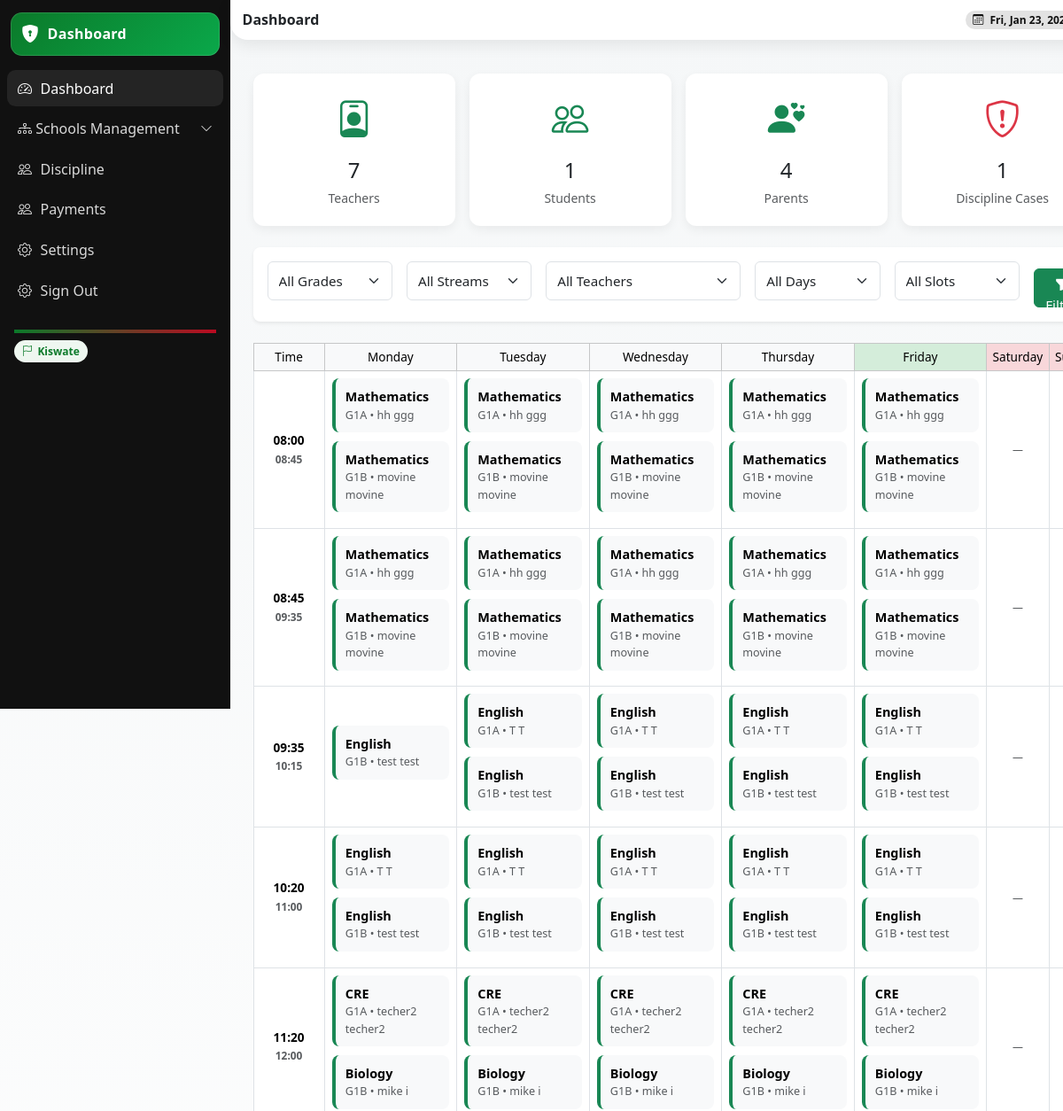
Page /dashboard/ (signed in, upper part) on the earlier database version.
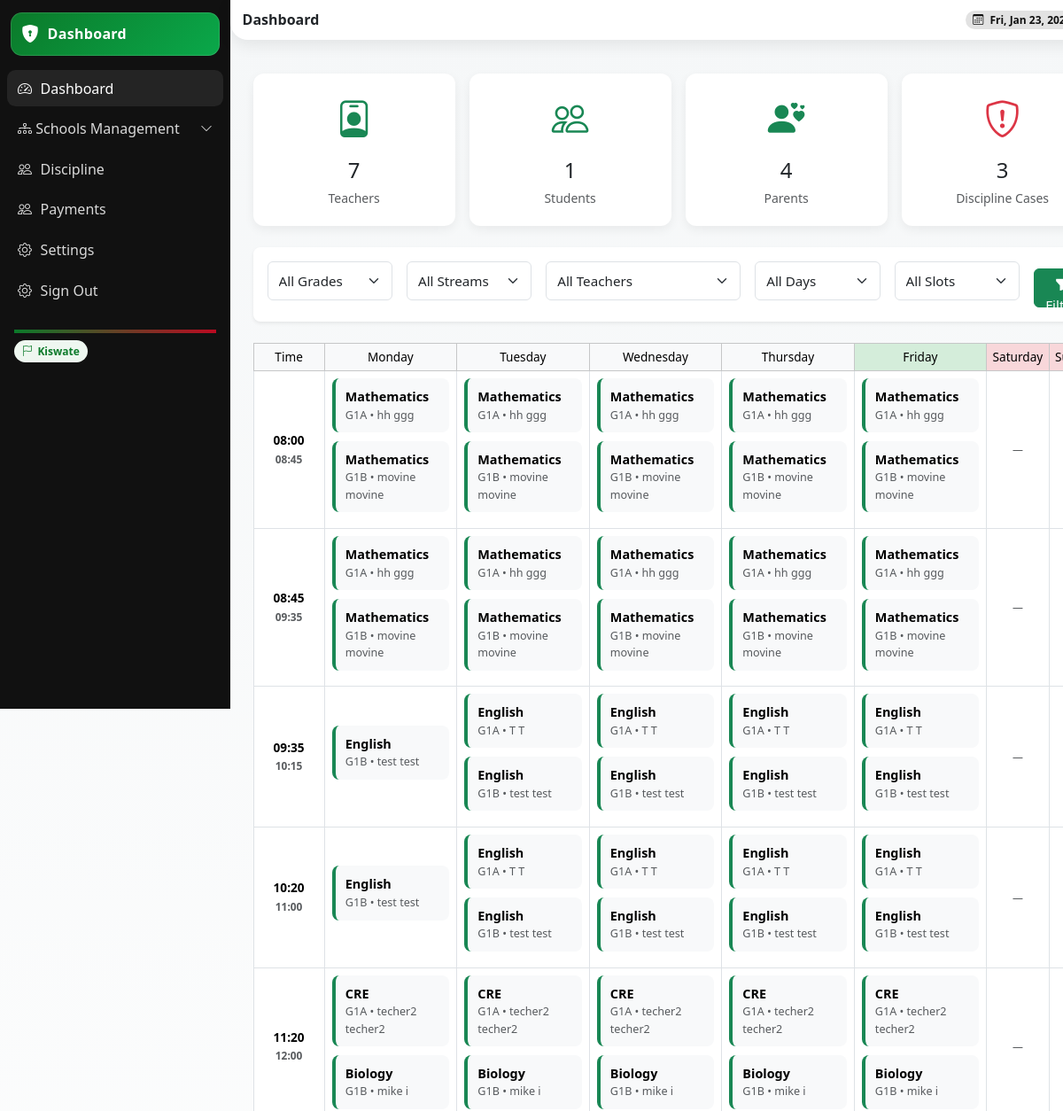
Same page on the later database version.
### school/models.py (models this page shows, shortened)
class TimeSlot(models.Model):
    start_time = models.TimeField()
    end_time = models.TimeField()
    description = models.CharField(max_length=100, blank=True)
    school = models.ForeignKey('School', on_delete=models.CASCADE, related_name='time_slots')
    created_at = models.DateTimeField(auto_now_add=True)
    created_by = models.ForeignKey('StaffProfile', on_delete=models.SET_NULL, null=True, related_name='created_time_slots')
    updated_at = models.DateTimeField(auto_now=True)
    updated_by = models.ForeignKey('StaffProfile', on_delete=models.SET_NULL, null=True, related_name='updated_time_slots')
    class Meta:
        unique_together = ['school', 'start_time', 'end_time']
        ordering = ['start_time']

class Lesson(models.Model):
    timetable = models.ForeignKey(Timetable, on_delete=models.CASCADE, related_name='lessons', blank=True, null=True)
    subject = models.ForeignKey(Subject, on_delete=models.CASCADE, related_name='lessons', blank=True, null=True)
    stream = models.ForeignKey('Streams', on_delete=models.CASCADE, related_name='lessons', blank=True, null=True)
    teacher = models.ForeignKey('StaffProfile', on_delete=models.CASCADE, related_name='lessons_taught')
    day_of_week = models.CharField(max_length=10, choices=WEEKDAY_CHOICES, blank=True, null=True)
    time_slot = models.ForeignKey(TimeSlot, on_delete=models.CASCADE, related_name='lessons', blank=True, null=True)
    room = models.CharField(max_length=50, blank=True)
    is_canceled = models.BooleanField(default=False)
    lesson_date = models.DateField(blank=True, null=True)  # For one-off changes
    notes = models.TextField(blank=True)
    class Meta:
        ordering = ['day_of_week','lesson_date', 'time_slot__start_time']
        unique_together = ['timetable', 'subject', 'day_of_week', 'time_slot', 'stream']

class Subject(models.Model):
    name = models.CharField(max_length=255)
    description = models.TextField(blank=True)
    code = models.CharField(max_length=100, blank=True)
    school = models.ForeignKey(School, on_delete=models.CASCADE)
    grade = models.ForeignKey(Grade, on_delete=models.CASCADE, related_name='subjects')
    start_date = models.DateField()
    end_date = models.DateField(blank=True, null=True)
    sessions_per_week = models.PositiveIntegerField(default=2)
    is_active = models.BooleanField(default=True)

class Streams(models.Model):
    name = models.CharField(max_length=50)
    grade = models.ForeignKey(Grade, on_delete=models.CASCADE, related_name='streams')
    school = models.ForeignKey(School, on_delete=models.CASCADE, related_name='streams')
    capacity = models.PositiveIntegerField(default=30)
    is_active = models.BooleanField(default=True)
    class Meta:
        unique_together = ['grade', 'name', 'school']

class StaffProfile(models.Model):
    user = models.OneToOneField(User, on_delete=models.CASCADE)
    staff_id = models.CharField(max_length=50, unique=True, db_index=True)
    date_of_birth = models.DateField(blank=True, null=True)
    gender = models.CharField(max_length=10, choices=GENDER_CHOICES, blank=True)
    employment_date = models.DateField(blank=True, null=True)
    position = models.CharField(max_length=100, choices=POSITION_CHOICES)
    tsc_number = models.CharField(max_length=50, unique=True, blank=True, null=True)
    qualification = models.TextField(blank=True, null=True)
    subjects = models.ManyToManyField(Subject, related_name='teachers_subjects', blank=True, null=True)  # Changed(max_length=255, blank=True, null=True)
    bio = models.TextField(blank=True, null=True)
    profile_picture = models.ImageField(upload_to='teachers/', blank=True, null=True)
    school = models.ForeignKey(School, on_delete=models.CASCADE)
    department = models.CharField(max_length=50, blank=True)  # e.g., 'Dining Hall', 'School Gate'
    roles = models.ManyToManyField(Role, blank=True, related_name='staff_members')

### userauths/models.py (models this page shows, shortened)
class User(AbstractUser):
    COUNTRY_CURRENCY_MAP = {
        'KENYA': 'KES',
        'UGANDA': 'UGX',
    }
    username = None  # Disable username field
    phone_number = models.CharField(max_length=15, unique=True)
    country = models.CharField(max_length=15,blank=True, null=True)
    email = models.EmailField(unique=True)
    first_name = models.CharField(max_length=50)
    last_name = models.CharField(max_length=50)
    is_staff = models.BooleanField(default=False)
    is_superuser = models.BooleanField(default=False)
    is_admin = models.BooleanField(default=False)
    school_staff = models.BooleanField(default=False)
    is_student = models.BooleanField(default=False)
    is_teacher = models.BooleanField(default=False)
    is_parent = models.BooleanField(default=False)
    is_active = models.BooleanField(default=True)
    is_verified = models.BooleanField(default=False)
    created_at = models.DateTimeField(auto_now_add=True)
    updated_at = models.DateTimeField(auto_now=True)
    objects = CustomUserManager()
    USERNAME_FIELD = 'email'  # Use email as the username field
    REQUIRED_FIELDS = ['first_name', 'last_name', 'phone_number']  # Required fields for createsuperuser
    class Meta:
        ordering = ['-created_at']

### school/views.py (the view)
# urls.py: path('dashboard/', views.dashboard, name='dashboard'),
@login_required
def dashboard(request):
    school = request.user.school_admin_profile
    today = timezone.now().date()
    today_weekday = today.strftime('%A').lower()
    grade_id   = request.GET.get('grade') or None
    stream_id  = request.GET.get('stream') or None
    teacher_id = request.GET.get('teacher') or None
    weekday    = request.GET.get('weekday') or None
    slot_id    = request.GET.get('slot') or None
    ALL_WEEKDAYS = [
        'monday', 'tuesday', 'wednesday',
        'thursday', 'friday', 'saturday', 'sunday'
    ]
    lessons_qs = Lesson.objects.filter(
        Q(timetable__school=school) |
        Q(stream__school=school) |
        Q(teacher__school=school),
        day_of_week__in=ALL_WEEKDAYS
    ).select_related(
        'subject', 'subject__grade',
        'stream', 'teacher__user',
        'time_slot'
    )
    if grade_id:
        lessons_qs = lessons_qs.filter(subject__grade_id=grade_id)
    if stream_id:
        lessons_qs = lessons_qs.filter(stream_id=stream_id)
    if teacher_id:
        lessons_qs = lessons_qs.filter(teacher_id=teacher_id)
    if weekday:
        lessons_qs = lessons_qs.filter(day_of_week=weekday)
    if slot_id:
        lessons_qs = lessons_qs.filter(time_slot_id=slot_id)
    lessons = list(lessons_qs)
    table_data = defaultdict(lambda: defaultdict(list))
    conflicts = set()
    seen = set()
    for lesson in lessons:
        key = (lesson.teacher_id, lesson.day_of_week, lesson.time_slot_id)
        if key in seen:
            conflicts.add(lesson.id)
        seen.add(key)
        table_data[lesson.day_of_week][lesson.time_slot].append(lesson)
    for day in table_data:
        for slot in table_data[day]:
            table_data[day][slot].sort(
                key=lambda l: l.subject.grade.name if l.subject and l.subject.grade else ""
            )
    context = {
        'time_slots': TimeSlot.objects.filter(school=school).order_by('start_time'),
        'weekdays': [
            ('monday', 'Monday'),
            ('tuesday', 'Tuesday'),
            ('wednesday', 'Wednesday'),
            ('thursday', 'Thursday'),
            ('friday', 'Friday'),
            ('saturday', 'Saturday'),
            ('sunday', 'Sunday'),
        ],
        'table_data': dict(table_data),
        'conflicts': conflicts,
        'today_weekday': today_weekday,
        'today': today,
        'total_teachers': StaffProfile.objects.filter(school=school, position='teacher').count(),
        'total_students': Student.objects.filter(school=school).count(),
        'total_parents': Parent.objects.filter(school=school).count(),
        'total_discipline_cases': DisciplineRecord.objects.filter(school=school).count(),
        'grades': Grade.objects.filter(school=school),
        'streams': Streams.objects.filter(school=school),
        'teachers': StaffProfile.objects.filter(
            school=school,
            position__in=['teacher', 'hod']
        ),
        'selected_grade': grade_id,
        'selected_stream': stream_id,
        'selected_teacher': teacher_id,
        'selected_weekday': weekday,
        'selected_slot': slot_id,
    }
    return render(request, 'school/dashboard.html', context)

### school/templatetags/dict_filter.py (called while the page is built)
@register.filter
def dict_get(d, key):
    if not d:
        return None
    try:
        return d.get(key)
    except (KeyError, TypeError):
        return None

### templates/school/dashboard.html (shortened to what this page needs)
{% extends 'school/base.html' %}
{% load dict_filter %}
{% block content %}
<div class="container-fluid py-4">
  <div class="row g-3 mb-4">
    <div class="col-6 col-md-3">
      <div class="kpi-card">
        <div class="kpi-icon"><i class="bi bi-person-badge"></i></div>
        <h4 class="mb-1">{{ total_teachers }}</h4>
        <small class="text-muted">Teachers</small>
      </div>
    </div>
    <div class="col-6 col-md-3">
      <div class="kpi-card">
        <div class="kpi-icon"><i class="bi bi-people"></i></div>
        <h4 class="mb-1">{{ total_students }}</h4>
        <small class="text-muted">Students</small>
      </div>
    </div>
    <div class="col-6 col-md-3">
      <div class="kpi-card">
        <div class="kpi-icon"><i class="bi bi-person-hearts"></i></div>
        <h4 class="mb-1">{{ total_parents }}</h4>
        <small class="text-muted">Parents</small>
      </div>
    </div>
    <div class="col-6 col-md-3">
      <div class="kpi-card">
        <div class="kpi-icon danger"><i class="bi bi-shield-exclamation"></i></div>
        <h4 class="mb-1">{{ total_discipline_cases }}</h4>
        <small class="text-muted">Discipline Cases</small>
      </div>
    </div>
  </div>
  <div class="card shadow-sm border-0 rounded-3 mb-4">
    <div class="card-body">
      <form method="get" class="filter-form">
        <div class="row g-3 filter-row">
          <div class="col-6 col-md-2">
            <select name="grade" class="form-select">
              <option value="">All Grades</option>
            </select>
          </div>
          <div class="col-6 col-md-2">
            <select name="stream" class="form-select">
              <option value="">All Streams</option>
            </select>
          </div>
          <div class="col-12 col-md-3">
            <select name="teacher" class="form-select">
              <option value="">All Teachers</option>
            </select>
          </div>
          <div class="col-6 col-md-2">
            <select name="weekday" class="form-select">
              <option value="">All Days</option>
            </select>
          </div>
          <div class="col-6 col-md-2">
            <select name="slot" class="form-select">
              <option value="">All Slots</option>
            </select>
          </div>
          <div class="col-12 col-md-1 d-flex align-items-end">
            <button type="submit" class="btn btn-success w-100">
              <i class="bi bi-funnel-fill"></i> Filter
            </button>
          </div>
        </div>
      </form>
    </div>
  </div>
  <div class="timetable-wrapper d-none d-md-block">
    <table class="table table-bordered align-middle mb-0">
      <thead class="table-light">
        <tr>
          <th class="time-cell text-center">Time</th>
          {% for key, name in weekdays %}
          <th class="day-header text-center {% if key == today_weekday %}today-header{% endif %} {% if key == 'saturday' or key == 'sunday' %}weekend-header{% endif %}">
            {{ name }}
          </th>
          {% endfor %}
        </tr>
      </thead>
      <tbody>
        {% for slot in time_slots %}
        <tr>
          <td class="time-cell text-center">
            {{ slot.start_time|time:"H:i" }}<br>
            <small class="text-muted">{{ slot.end_time|time:"H:i" }}</small>
          </td>
          {% for day_key, day_name in weekdays %}
          {% with lessons=table_data|dict_get:day_key|dict_get:slot %}
          <td class="p-2">
            {% if lessons %}
              {% for lesson in lessons %}
              <div class="lesson-card {% if lesson.id in conflicts %}conflict{% endif %}">
                <strong>{{ lesson.subject.name }}</strong><br>
                <small class="text-muted">{{ lesson.stream.name }} • {{ lesson.teacher.user.get_full_name }}</small>
              </div>
              {% endfor %}
            {% else %}
              <div class="text-center py-2"><small class="text-muted">—</small></div>
            {% endif %}
          </td>
          {% endwith %}
          {% endfor %}
        </tr>
        {% endfor %}
      </tbody>
    </table>
  </div>
</div>
{% endblock %}

Differences in the rows shown:
changed TimeSlot (number 4 of 5 on the later page): loses Lesson (subject.name "English", stream.name "G1A", teacher.user.get_full_name "T T")
Other differences:
{{ total_discipline_cases }}: "1" → "3"
